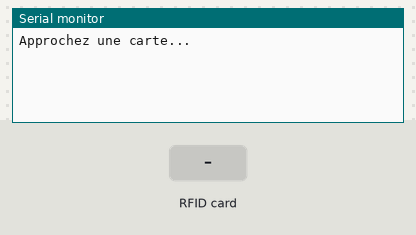
The sketch below on a simulated Arduino Uno, built with avr-gcc and run on an emulated ATmega328P. On the bench: the last lines printed to the serial monitor. The test bench sets the inputs (shaded band).

Above: at 1.2 s.
1.3 s: RFID card 53 B0 88 0F held to the reader
At 2.5 s:
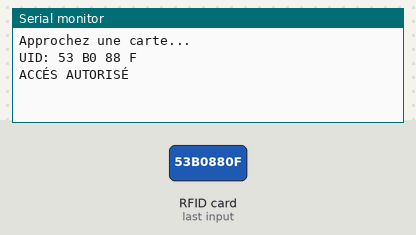
2.8 s: RFID card 5E 7A 19 C4 held to the reader
At 4.2 s:
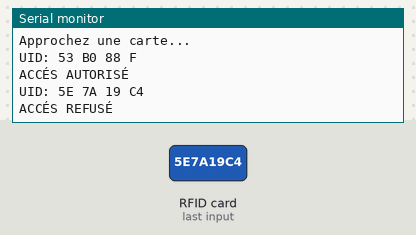

The sketch:

lireUID_du_badge.ino
```cpp
#include <SPI.h>
#include <MFRC522.h>

#define SS_PIN 10
#define RST_PIN 9
MFRC522 rfid(SS_PIN, RST_PIN);

void setup() {
  Serial.begin(9600);
  SPI.begin();
  rfid.PCD_Init();
  Serial.println("Approchez une carte...");
}

void loop() {
  if (!rfid.PICC_IsNewCardPresent()) return;
  if (!rfid.PICC_ReadCardSerial()) return;

  byte newCarte[rfid.uid.size];
  byte maCarte[rfid.uid.size] = {0X53, 0XB0, 0X88, 0XF};


  Serial.print("UID: ");
  for (byte i = 0; i < rfid.uid.size; i++) {
    Serial.print(rfid.uid.uidByte[i], HEX);
    Serial.print(" ");
    newCarte[i]=rfid.uid.uidByte[i];
  }
  Serial.println();

  for (byte i = 0; i < rfid.uid.size; i++) {
    if (maCarte[i] != newCarte[i]) {
      Serial.println("ACCÉS REFUSÉ");
      break;
    } else {
      Serial.println("ACCÉS AUTORISÉ");
      break;
    }
  }

  Serial.println();
  rfid.PICC_HaltA();

}
```

Measured:
- after the input at 1.3 s, the serial monitor: prints a new line at once (image 1)
- after the input at 2.8 s, the serial monitor: prints a new line at once (image 2)
